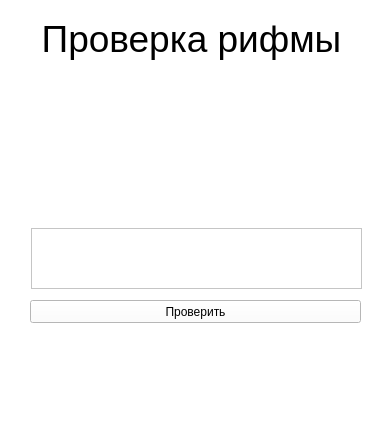
<?xml version="1.0" encoding="UTF-8"?>
<ui version="4.0">
 <class>MainWindow</class>
 <widget class="QMainWindow" name="MainWindow">
  <property name="geometry">
   <rect>
    <x>0</x>
    <y>0</y>
    <width>385</width>
    <height>427</height>
   </rect>
  </property>
  <property name="windowTitle">
   <string>MainWindow</string>
  </property>
  <property name="styleSheet">
   <string notr="true">background-color: white</string>
  </property>
  <widget class="QWidget" name="centralwidget">
   <widget class="QLabel" name="progLabel">
    <property name="geometry">
     <rect>
      <x>31</x>
      <y>16</y>
      <width>321</width>
      <height>45</height>
     </rect>
    </property>
    <property name="font">
     <font>
      <pointsize>28</pointsize>
     </font>
    </property>
    <property name="text">
     <string>Проверка рифмы</string>
    </property>
    <property name="alignment">
     <set>Qt::AlignCenter</set>
    </property>
   </widget>
   <widget class="QTextEdit" name="text_box">
    <property name="geometry">
     <rect>
      <x>31</x>
      <y>228</y>
      <width>331</width>
      <height>61</height>
     </rect>
    </property>
    <property name="html">
     <string>&lt;!DOCTYPE HTML PUBLIC &quot;-//W3C//DTD HTML 4.0//EN&quot; &quot;http://www.w3.org/TR/REC-html40/strict.dtd&quot;&gt;
&lt;html&gt;&lt;head&gt;&lt;meta name=&quot;qrichtext&quot; content=&quot;1&quot; /&gt;&lt;style type=&quot;text/css&quot;&gt;
p, li { white-space: pre-wrap; }
&lt;/style&gt;&lt;/head&gt;&lt;body style=&quot; font-family:'MS Shell Dlg 2'; font-size:8.25pt; font-weight:400; font-style:normal;&quot;&gt;
&lt;p style=&quot;-qt-paragraph-type:empty; margin-top:0px; margin-bottom:0px; margin-left:0px; margin-right:0px; -qt-block-indent:0; text-indent:0px;&quot;&gt;&lt;br /&gt;&lt;/p&gt;&lt;/body&gt;&lt;/html&gt;</string>
    </property>
   </widget>
   <widget class="QPushButton" name="check_botton">
    <property name="geometry">
     <rect>
      <x>30</x>
      <y>300</y>
      <width>331</width>
      <height>23</height>
     </rect>
    </property>
    <property name="text">
     <string>Проверить</string>
    </property>
   </widget>
   <widget class="QLabel" name="pic">
    <property name="geometry">
     <rect>
      <x>31</x>
      <y>67</y>
      <width>329</width>
      <height>155</height>
     </rect>
    </property>
    <property name="text">
     <string/>
    </property>
    <property name="pixmap">
     <pixmap>e96e73bb96f63bf366bda1ac6639527c.png</pixmap>
    </property>
   </widget>
   <widget class="QLabel" name="answer">
    <property name="geometry">
     <rect>
      <x>30</x>
      <y>339</y>
      <width>331</width>
      <height>41</height>
     </rect>
    </property>
    <property name="text">
     <string/>
    </property>
   </widget>
  </widget>
  <widget class="QMenuBar" name="menubar">
   <property name="geometry">
    <rect>
     <x>0</x>
     <y>0</y>
     <width>385</width>
     <height>21</height>
    </rect>
   </property>
  </widget>
  <widget class="QStatusBar" name="statusbar"/>
 </widget>
 <resources/>
 <connections/>
</ui>
